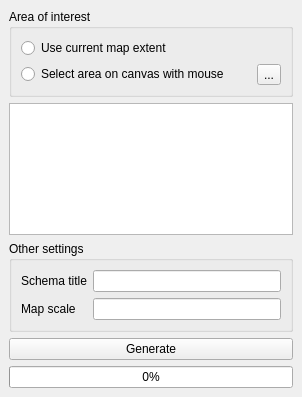
<?xml version="1.0" encoding="UTF-8"?>
<ui version="4.0">
 <class>DockWidget</class>
 <widget class="QDockWidget" name="DockWidget">
  <property name="geometry">
   <rect>
    <x>0</x>
    <y>0</y>
    <width>302</width>
    <height>397</height>
   </rect>
  </property>
  <property name="windowTitle">
   <string>Simple reports</string>
  </property>
  <widget class="QWidget" name="dockWidgetContents">
   <layout class="QVBoxLayout" name="verticalLayout_2">
    <item>
     <widget class="QGroupBox" name="groupBox">
      <property name="title">
       <string>Area of interest</string>
      </property>
      <layout class="QVBoxLayout" name="verticalLayout">
       <item>
        <widget class="QRadioButton" name="rbExtentCanvas">
         <property name="text">
          <string>Use current map extent</string>
         </property>
        </widget>
       </item>
       <item>
        <layout class="QHBoxLayout" name="horizontalLayout">
         <item>
          <widget class="QRadioButton" name="rbExtentUser">
           <property name="text">
            <string>Select area on canvas with mouse</string>
           </property>
          </widget>
         </item>
         <item>
          <widget class="QToolButton" name="btnMapTool">
           <property name="toolTip">
            <string>Select area on canvas</string>
           </property>
           <property name="text">
            <string>...</string>
           </property>
           <property name="checkable">
            <bool>true</bool>
           </property>
          </widget>
         </item>
        </layout>
       </item>
      </layout>
     </widget>
    </item>
    <item>
     <widget class="QTreeWidget" name="lstLayers">
      <property name="editTriggers">
       <set>QAbstractItemView::NoEditTriggers</set>
      </property>
      <property name="showDropIndicator" stdset="0">
       <bool>false</bool>
      </property>
      <property name="alternatingRowColors">
       <bool>true</bool>
      </property>
      <property name="rootIsDecorated">
       <bool>false</bool>
      </property>
      <property name="itemsExpandable">
       <bool>false</bool>
      </property>
      <attribute name="headerVisible">
       <bool>false</bool>
      </attribute>
      <column>
       <property name="text">
        <string notr="true">1</string>
       </property>
      </column>
     </widget>
    </item>
    <item>
     <widget class="QGroupBox" name="groupBox_2">
      <property name="title">
       <string>Other settings</string>
      </property>
      <layout class="QGridLayout" name="gridLayout">
       <item row="0" column="0">
        <widget class="QLabel" name="label">
         <property name="text">
          <string>Schema title</string>
         </property>
        </widget>
       </item>
       <item row="0" column="1">
        <widget class="QLineEdit" name="leTitle"/>
       </item>
       <item row="1" column="0">
        <widget class="QLabel" name="label_2">
         <property name="text">
          <string>Map scale</string>
         </property>
        </widget>
       </item>
       <item row="1" column="1">
        <widget class="QLineEdit" name="leScale">
         <property name="inputMask">
          <string/>
         </property>
        </widget>
       </item>
      </layout>
     </widget>
    </item>
    <item>
     <widget class="QPushButton" name="btnGenerate">
      <property name="text">
       <string>Generate</string>
      </property>
     </widget>
    </item>
    <item>
     <widget class="QProgressBar" name="progressBar">
      <property name="value">
       <number>0</number>
      </property>
     </widget>
    </item>
   </layout>
  </widget>
 </widget>
 <resources/>
 <connections/>
</ui>
